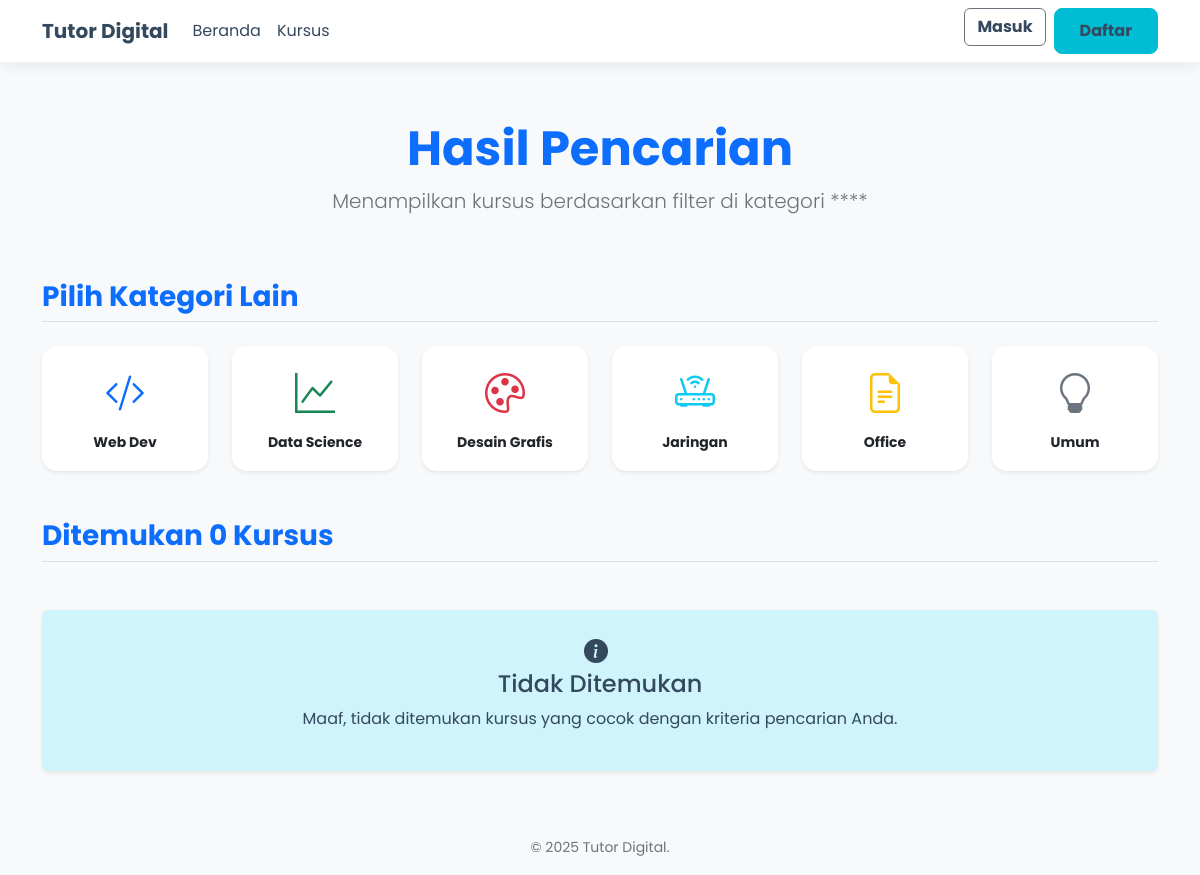
Before: /search with the older database file.
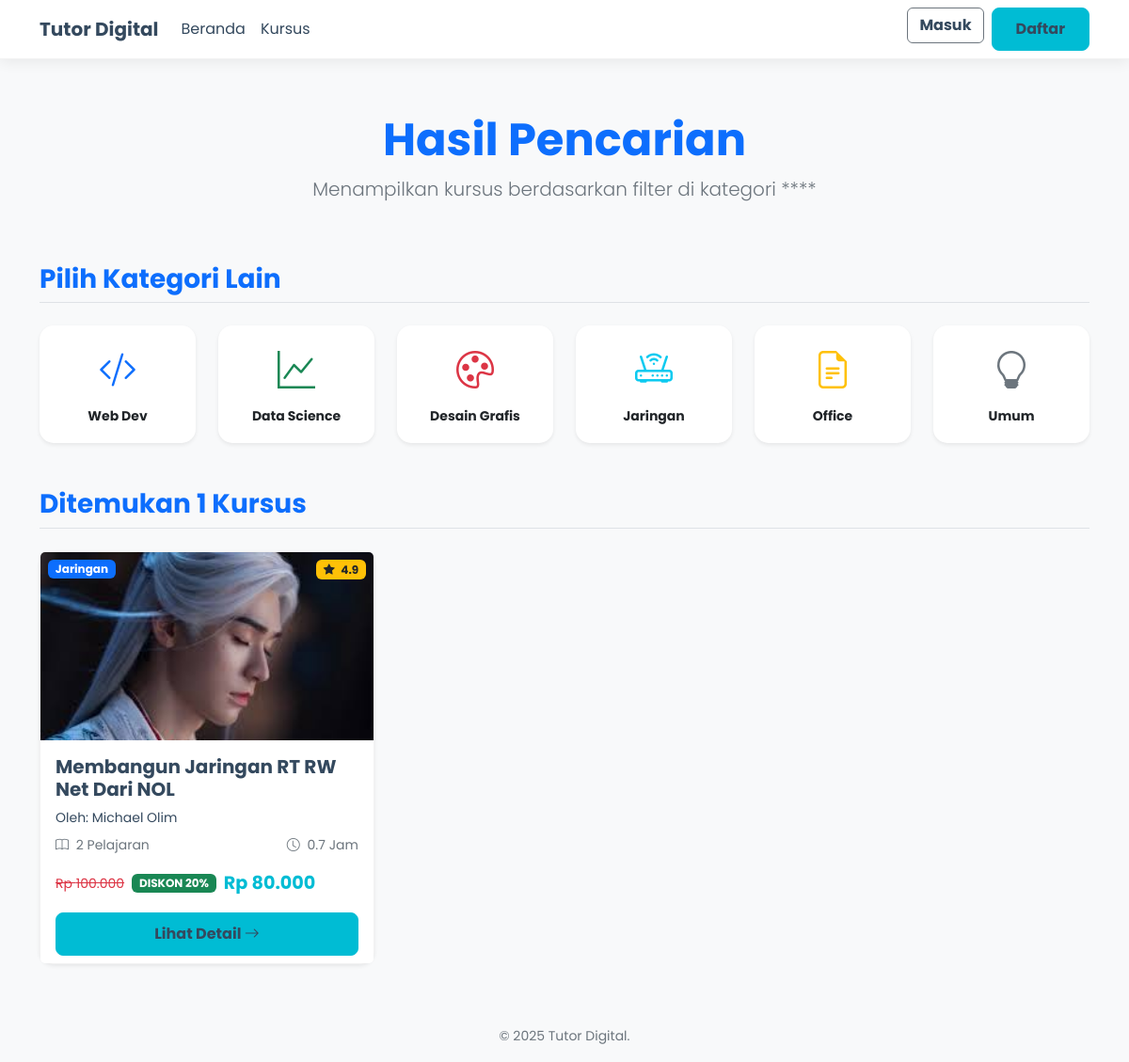
After: the same page with the newer database file.
### models.py (models this page shows, shortened)
class Course(db.Model):
    id = db.Column(db.Integer, primary_key=True)
    title = db.Column(db.String(100), nullable=False)
    description = db.Column(db.Text)
    category = db.Column(db.String(64), default='Umum')
    instructor_name = db.Column(db.String(100))
    instructor_title = db.Column(db.String(100))
    rating = db.Column(db.Float, default=0.0)
    price = db.Column(db.Integer, default=0)
    discount_percent = db.Column(db.Integer, default=0)
    duration_hours = db.Column(db.Integer, default=10) # Field baru
    image_url = db.Column(db.String(255), nullable=True)
    instructor_image_url = db.Column(db.String(255), nullable=True)
    lessons = db.relationship('Lesson', backref='course', lazy='dynamic')
    enrollments = db.relationship('Enrollment', backref='course', lazy='dynamic')
    def total_lessons(self):
        return self.lessons.count()
    def total_duration_minutes(self):
        total = db.session.query(db.func.sum(Lesson.duration_minutes)).filter(
            Lesson.course_id == self.id
        ).scalar()
        return total if total is not None else 0
    @hybrid_property
    def final_price(self):
        return self.price - (self.price * self.discount_percent / 100)

### routes.py (the view)
@app.route('/search', methods=['GET'])
def search():
    query = request.args.get('q', '')
    kelas = request.args.get('kelas', '')
    search_filter = Course.title.ilike(f'%{query}%')
    if kelas:
        kelas_filter = Course.category.ilike(f'%{kelas}%')
        courses = Course.query.filter(search_filter, kelas_filter).all()
    else:
        courses = Course.query.filter(search_filter).all()
    categories = [
        {'name': 'Web Dev', 'icon': 'code-slash', 'color': 'primary'},
        {'name': 'Data Science', 'icon': 'graph-up', 'color': 'success'},
        {'name': 'Desain Grafis', 'icon': 'palette', 'color': 'danger'},
        {'name': 'Jaringan', 'icon': 'router', 'color': 'info'},
        {'name': 'Office', 'icon': 'file-earmark-text', 'color': 'warning'}
    ]
    return render_template('search_results.html',
                           title=f'Hasil Pencarian: {query}',
                           courses=courses,
                           query=query,
                           selected_kelas=kelas,
                           categories=categories)

### app.py (called while the page is built)
@app.context_processor
def inject_global_variables():
    return dict(
        now=datetime.utcnow # Menggunakan UTC, atau datetime.now() jika Anda yakin dengan timezone server
    )

### utils.py (called while the page is built)
def format_rupiah(value):
    return "{:,.0f}".format(value).replace(",", ".")

### templates/search_results.html
{% extends "base.html" %}
{% block content %}
<div class="container">
    <div class="text-center mb-5 pt-4">
        <h1 class="display-5 fw-bolder text-primary mb-2">Hasil Pencarian</h1>
        <p class="lead fw-light text-muted">
            {% if query %}
                Menampilkan kursus untuk: **{{ query }}**
                {% if selected_kelas %}
                    di kategori **{{ selected_kelas }}**
                {% endif %}
            {% else %}
                Menampilkan kursus berdasarkan filter di kategori **{{ selected_kelas }}**
            {% endif %}
        </p>
    </div>
    <div class="mt-5 pt-3">
        <h3 class="mb-4 fw-bold text-primary border-bottom pb-2">Pilih Kategori Lain</h3>
        <div class="row g-4 text-center justify-content-center">
            {% set categories = [
                {'name': 'Web Dev', 'icon': 'code-slash', 'color': 'primary'},
                {'name': 'Data Science', 'icon': 'graph-up', 'color': 'success'},
                {'name': 'Desain Grafis', 'icon': 'palette', 'color': 'danger'},
                {'name': 'Jaringan', 'icon': 'router', 'color': 'info'},
                {'name': 'Office', 'icon': 'file-earmark-text', 'color': 'warning'},
                {'name': 'Umum', 'icon': 'lightbulb', 'color': 'secondary'}
            ] %}
            {% for cat in categories %}
            <div class="col-4 col-md-2">
                <a href="{{ url_for('courses_by_category', category_name=cat.name) }}" class="text-decoration-none text-dark">
                    <div class="card shadow-sm p-3 h-100 hover-scale category-hover-effect {% if cat.name == selected_kelas %}border border-primary border-3{% endif %}">
                        <i class="bi bi-{{ cat.icon }} text-{{ cat.color }} mb-2" style="font-size: 2.5rem;"></i>
                        <small class="fw-bold text-dark">{{ cat.name }}</small>
                    </div>
                </a>
            </div>
            {% endfor %}
        </div>
    </div>
    <h3 class="mt-5 mb-4 border-bottom pb-2 fw-bold text-primary">Ditemukan {{ courses|length }} Kursus</h3>
    <div class="row g-4">
        {% for course in courses %}
        <div class="col-lg-4 col-md-6">
            <div class="card h-100 hover-scale shadow-sm">
                <div class="position-relative">
                    {% if course.image_url %}
                        <img src="{{ url_for('static', filename='uploads/' + course.image_url) }}" class="card-img-top" alt="{{ course.title }}" style="height: 200px; object-fit: cover;">
                    {% else %}
                        <div class="bg-light text-center d-flex align-items-center justify-content-center" style="height: 200px;">
                            <i class="bi bi-image-fill text-secondary display-4"></i>
                        </div>
                    {% endif %}
                    <span class="badge bg-primary position-absolute top-0 start-0 m-2">{{ course.category }}</span>
                    <span class="badge bg-warning text-dark position-absolute top-0 end-0 m-2">
                        <i class="bi bi-star-fill me-1"></i> {{ course.rating|round(1) }}
                    </span>
                </div>
                <div class="card-body d-flex flex-column">
                    <h5 class="card-title fw-bold text-dark">{{ course.title }}</h5>
                    <p class="card-text small text-muted mb-2">Oleh: {{ course.instructor_name }}</p>
                    {% set total_minutes = course.total_duration_minutes() %}
                    {% set total_hours = (total_minutes / 60)|round(1) %}
                    <div class="d-flex justify-content-between small text-muted mb-3">
                        <span><i class="bi bi-book me-1"></i> {{ course.total_lessons() }} Pelajaran</span>
                        <span><i class="bi bi-clock me-1"></i> {{ total_hours }} Jam</span>
                    </div>
                    <div class="mt-auto">
                        {% if course.price > 0 %}
                            <div class="d-flex align-items-center">
                                {% if course.discount_percent > 0 %}
                                    <span class="text-danger text-decoration-line-through small me-2">Rp {{ course.price|format_rupiah }}</span>
                                    <span class="badge bg-success me-2">DISKON {{ course.discount_percent }}%</span>
                                {% endif %}
                                <span class="final-price fw-bolder">Rp {{ course.final_price|format_rupiah }}</span>
                            </div>
                        {% else %}
                            <span class="badge bg-success fs-6 fw-bolder">GRATIS</span>
                        {% endif %}
                    </div>
                </div>
                <div class="card-footer bg-white border-0 pt-0">
                    <a href="{{ url_for('course_detail', course_id=course.id) }}" class="btn btn-primary w-100 fw-bold">
                        Lihat Detail <i class="bi bi-arrow-right"></i>
                    </a>
                </div>
            </div>
        </div>
        {% endfor %}
    </div>
    {% if not courses %}
    <div class="alert alert-info text-center shadow-sm mt-5 p-4" role="alert">
        <i class="bi bi-info-circle-fill me-2 fs-4"></i>
        <h4 class="alert-heading">Tidak Ditemukan</h4>
        <p>Maaf, tidak ditemukan kursus yang cocok dengan kriteria pencarian Anda.</p>
    </div>
    {% endif %}
</div>
{% endblock %}

### templates/base.html (shortened to what this page needs)
<!doctype html>
<html lang="id">
<head>
    <link href="https://cdn.jsdelivr.net/npm/bootstrap@5.3.2/dist/css/bootstrap.min.css" rel="stylesheet">
    <link rel="stylesheet" href="https://cdn.jsdelivr.net/npm/bootstrap-icons@1.11.3/font/bootstrap-icons.min.css">
    <link rel="stylesheet" href="https://cdnjs.cloudflare.com/ajax/libs/animate.css/4.1.1/animate.min.css"/>
    <link rel="stylesheet" href="{{ url_for('static', filename='style.css') }}">
</head>
<body>
    <nav class="navbar navbar-expand-lg navbar-light fixed-top">
        <div class="container">
            <a class="navbar-brand fw-bolder" href="{{ url_for('index') }}">
                Tutor Digital
            </a>
            <div class="collapse navbar-collapse" id="navbarNav">
                <ul class="navbar-nav me-auto mb-2 mb-lg-0">
                    <li class="nav-item">
                        <a class="nav-link" href="{{ url_for('index') }}">Beranda</a>
                    </li>
                    <li class="nav-item">
                        <a class="nav-link" href="{{ url_for('search') }}">Kursus</a>
                    </li>
                </ul>
                <ul class="navbar-nav">
                    {% if current_user.is_authenticated %}
                        <li class="nav-item dropdown">
                            <a class="nav-link dropdown-toggle fw-bold" href="#" id="navbarDropdown" role="button" data-bs-toggle="dropdown" aria-expanded="false">
                                <i class="bi bi-person-circle me-1"></i> {{ current_user.username }}
                            </a>
                            <ul class="dropdown-menu dropdown-menu-end" aria-labelledby="navbarDropdown">
                                <li><a class="dropdown-item" href="{{ url_for('dashboard') }}"><i class="bi bi-speedometer2 me-2"></i> Dashboard</a></li>
                                <li><a class="dropdown-item" href="{{ url_for('profile') }}"><i class="bi bi-person-vcard me-2"></i> Profil</a></li>
                                {% if current_user.is_admin %}
                                <li><hr class="dropdown-divider"></li>
                                <li><a class="dropdown-item text-primary fw-bold" href="{{ url_for('admin_dashboard') }}"><i class="bi bi-gear-fill me-2"></i> Admin Panel</a></li>
                                {% endif %}
                                <li><hr class="dropdown-divider"></li>
                                <li><a class="dropdown-item text-danger" href="{{ url_for('logout') }}"><i class="bi bi-box-arrow-right me-2"></i> Keluar</a></li>
                            </ul>
                        </li>
                    {% else %}
                        <li class="nav-item me-2">
                            <a class="btn btn-outline-secondary fw-bold" href="{{ url_for('login') }}">Masuk</a>
                        </li>
                        <li class="nav-item">
                            <a class="btn btn-primary fw-bold" href="{{ url_for('register') }}">Daftar</a>
                        </li>
                    {% endif %}
                </ul>
            </div>
        </div>
    </nav>
    <main class="my-5 pt-5">
        {% block content %}{% endblock %}
    </main>
    <footer class="footer mt-auto py-3 bg-transparent">
        <div class="container text-center">
            <span class="text-muted small">
                &copy; {{ now().year }} Tutor Digital.
            </span>
        </div>
    </footer>
</body>
</html>

### static/style.css (style rules this page uses)
body { background-color: #F8F9FA; min-height: 100vh; font-family: 'Poppins', sans-serif; color: #34495E; }
h1, h2, h3, h4, h5, h6, p, a, .nav-link, .navbar-brand { color: #34495E !important; }
.text-muted { color: #6C757D !important; }
.navbar { background-color: rgba(255, 255, 255, 0.95) !important; box-shadow: 0 2px 15px rgba(0, 0, 0, 0.08); backdrop-filter: blur(5px); border-bottom: 1px solid rgba(0, 0, 0, 0.05); z-index: 1000; }
.navbar-light .navbar-nav .nav-link { color: #34495E !important; }
.card { background: rgba(255, 255, 255, 1); backdrop-filter: blur(0px); border-radius: 15px; border: 1px solid rgba(0, 0, 0, 0.05); box-shadow: 0 5px 20px 0 rgba(0, 0, 0, 0.05); color: #34495E; transition: transform 0.3s ease-in-out, box-shadow 0.3s; }
.card-title, .card-text { color: #34495E !important; }
.btn-primary { background-color: #00BCD4; border-color: #00BCD4; color: #fff; border-radius: 8px; padding: 10px 25px; font-weight: 600; transition: background-color 0.3s; }
.final-price { color: #00BCD4; font-size: 1.2rem; }
.hover-scale { transition: transform 0.3s ease, box-shadow 0.3s ease; }
.category-hover-effect { transition: all 0.3s ease; border: 2px solid transparent; }

Changed rows visible on the page:
added Course: image_url (picture), category "Jaringan", rating "4.9", title "Membangun Jaringan RT RW Net Dari NOL", instructor_name "Michael Olim", total_lessons "2", total_hours "0.7", price "100.000", discount_percent "20", final_price "80.000"
Other visible differences:
{{ courses|length }}: "0" → "1"
text no longer shown: "Tidak Ditemukan Maaf, tidak ditemukan kursus yang cocok dengan kriteria pencarian Anda."
